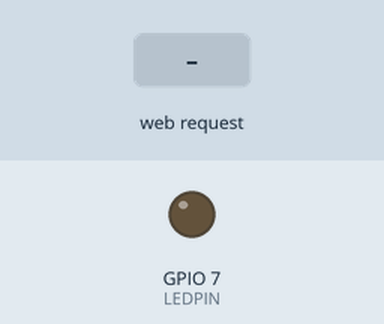
Simulated run of this sketch. Board: ESP32-S3. Parts: output pins drawn as LEDs (lit = HIGH). The inputs (shaded band) are chosen by the test bench. What the sketch prints to the serial monitor is not drawn.

Above: at 1.2 s.
1.3 s: HTTP request GET /H received
At 2.2 s:
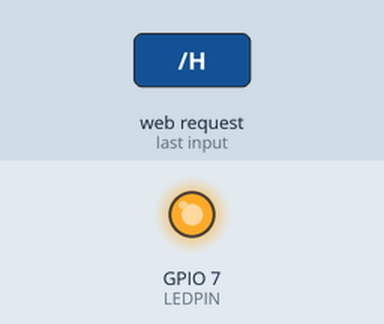
2.8 s: HTTP request GET /L received
At 3.4 s:
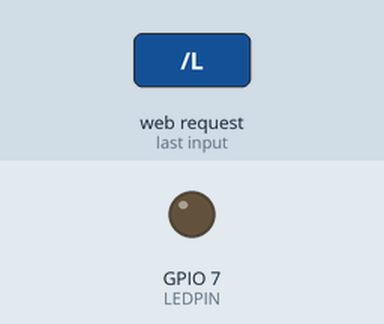
Timing chart, 0 to 5.8 s (numbered marks = the images above; inputs shaded):
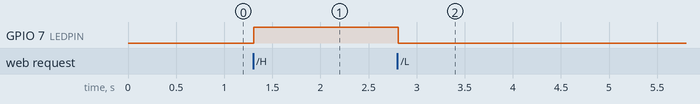

Measured:
- after the input at 1.3 s, GPIO 7 (LEDPIN): LOW → HIGH at once
- after the input at 2.8 s, GPIO 7 (LEDPIN): HIGH → LOW at once

The sketch:

wifi_AP_LED.ino
```cpp
#include "html510.h"
HTML510Server h(80);
#define LEDPIN 7

const char* ssid     = "xiwei";
const char* password = "123456789";


const char body[] PROGMEM = R"===(
 <!DOCTYPE html>
 <html><body>
 <h1>
 <a href="/H">Turn ON</a> LED.<br>
 <a href="/L">Turn OFF</a> LED.<br>
 </h1>
 </body></html>
)===";

void handleRoot(){
  h.sendhtml(body);
}

void handleH(){
  digitalWrite(LEDPIN, HIGH);  // LED ON
  //neopixelWrite(2,20,0,0); // Red
  h.sendhtml(body);
}

void handleL(){
  digitalWrite(LEDPIN, LOW);  // LED ON
  //neopixelWrite(2,0, 20,0); // green
  h.sendhtml(body);
}

void setup() {
  //IPAddress myIP(192,168,4,2);
  Serial.begin(115200);
  pinMode(LEDPIN, OUTPUT);

  WiFi.softAP(ssid, password);
  //WiFi.config(myIP,IPAddress(192,168,1,1),IPAddress(255,255,255,0));
  //delay(1000);
  IPAddress IP = WiFi.softAPIP();
  Serial.print("AP IP address");
  Serial.println(IP);


  h.begin(); //attachHandler是用于将不同的URL路径和处理函数关联起来//找到URL发过来的是什么指令, （handleH/L/Root）并且进行对应的操作，最后返回一个html给客户端
  h.attachHandler("/H",handleH); //when user ask /H, call handleH
  h.attachHandler("/L",handleL); //when user ask /L, call handleL
  h.attachHandler("/ ",handleRoot); //call handleRoot. It is main default interface for users
}

void loop() {
  h.serve();
  delay(10);
}
```

html510.cpp
```cpp
// (licence header left out)
#include "html510.h"

void HTML510Server::begin(int port){
    server.begin(port);
}

void HTML510Server::attachHandler( String key, void (*handler)() ) {
  char lastchar = key[key.length()-1];
  if (lastchar != ' ' && lastchar != '=')
    key = key + " ";
  handlerptrs[numHandler] = handler;
  handlerpars[numHandler] = "GET "+key;
  numHandler++;
}

void HTML510Server::sendbmp( unsigned char *bmpHeader, int bmpHeadersize, unsigned char *data, int datasize) {
  String s = BMPimageType;
  client.print(s);
  client.write(bmpHeader, bmpHeadersize);
  client.write(data, datasize);
}

//*** HTML text handling routines ****
void HTML510Server::sendhtml(String data) {
  String s = HTMLtextType;
  s = s+data;
  client.print(s);
}

void HTML510Server::sendplain(String data) {
  String s = plaintextType;
  s = s+data;
  client.print(s);
}

String HTML510Server::getText(){
  String txt = "";
  while (client.connected()) {
    if (client.available())  {
      char c = client.read();
      if (c<=' ') break;
      txt += c;
    }
  }
  return txt;
}

int HTML510Server::getVal(){
  String num = "";
  while (client.connected()) {
    if (client.available())  {
      char d = client.read();
      num += d;
      if (d !='-' && (d<'0' || d>'9') ) break;
    }
  }
  return num.toInt();
}

//*** web server hack ***
// Could use Webserver.h routines, but they are 100x  slower, so use a faster hack
// looks for key parameter at beginning of header, ignores everything else
void HTML510Server::serve() {
  int breakflag=0;
  client = server.available();
  if (client)  {
    String currentLine = "";

    while (client.connected()) {
      if (client.available())  {
        char c = client.read();
        //Serial.write(c);
        if (c== '\n') break; // only read 1st line, break & close connection

        currentLine += c;
        for (int i=0;i<numHandler; i++){
          if(currentLine.startsWith(handlerpars[i])) {
            (*handlerptrs[i])();
            client.stop();    // found one, so close the connection
            return ;
          }
        }
      }
    }
    client.stop();    // Close the connection
  }
}
```

html510.h
```cpp
/*
 * header for MEAM510 hacks for web interface
 * Nov 2021
 * Use at your own risk
 *
 */

#ifndef HTML510SERVER_h
#define HTML510SERVER_h

#include <WiFi.h>
#include <WiFiClient.h>
const char HTMLtextType[] PROGMEM = R"===(HTTP/1.1 200 OK
Content-type:text/html

)==="; // note last newline is important

// cache-control important for streaming images
const char BMPimageType[] PROGMEM = R"===(HTTP/1.1 200 OK
Content-type:image/bmp
Cache-control: no-cache, no-store, must-revalidate

)==="; // note last newline is important

const char plaintextType[] PROGMEM = R"===(HTTP/1.1 200 OK
Content-type:text/plain

)==="; // note last newline is important


class HTML510Server
{
private:
  WiFiClient client;
  WiFiServer server;

  #define MAXHANDLERS 30
  int numHandler=0;
  void (*handlerptrs[MAXHANDLERS])();
  String handlerpars[MAXHANDLERS];

public:
  HTML510Server(int port): server(port) // default constructor
  {
  }
  void begin(int port=80);
  void attachHandler(String key, void (*handler)());
  void serve();
  void sendhtml(String data) ;
  void sendplain(String data);
  void sendbmp( unsigned char *bmpHeader, int bmpHeadersize, unsigned char *data, int datasize);
  String getText();
  int getVal();
};

#endif
```
